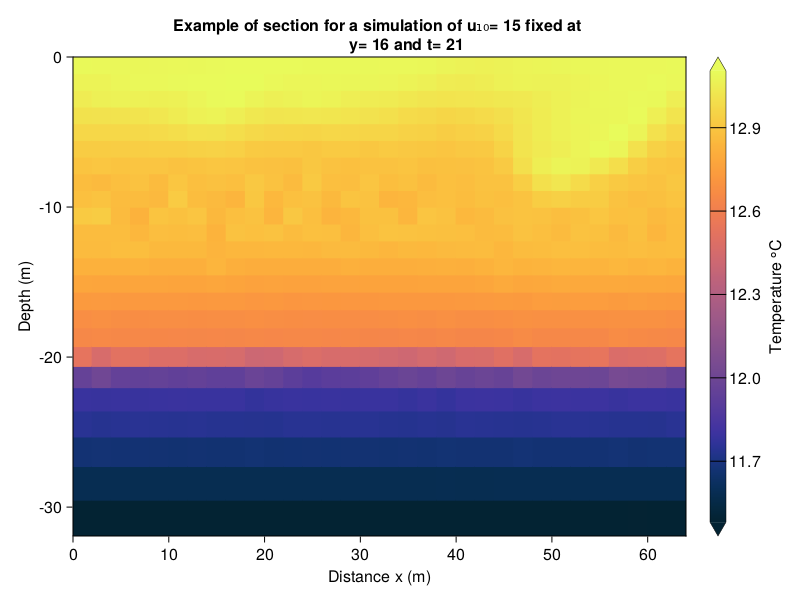

Here is the Julia script that generated this plot:
#=
Info: Example from README to learn how to make sections and load the parameters of a simulation (ex: wind speed)
Imput: Simulations (.jld2) located at "DWF_model\data"
=#
 
using DrWatson
@quickactivate

include(joinpath(@__DIR__, "..", "plots_functions.jl"))

file_names=["3WM_u₁₀=15_S=35.0-35.0-35.0_dTdz=0.04_T=13.18-13.38-12.71_dim=2D_t=1200.0",
"3WM_u₁₀=0_S=37.95-38.54-38.41_dTdz=0.01_T=13.18-13.38-12.71_dim=2D_t=86400.0"]

results = load_files.(file_names)

variable_plot=define_AOI(:, 16, :, 21)  #because its a section two dimensions must not be fixed
simulation_parameters=read_parameters.(file_names)  #Dict() with the parameters of both simulations

##
themes=
    Theme(
        colormap= cgrad(:thermal),
        Axis = (
            xlabel="Distance x (m)",
            ylabel="Depth (m)",
            title = "Example of section for a simulation of u₁₀= 15 fixed at 
            y= $(variable_plot[:y]) and t= $(variable_plot[:t])"
            ),
            
        #Other objects such as the Colorbar can be also costumized
        Colorbar=(label = "Temperature ᵒC",ticksize=16, tickalign=1, spinewidth=0.5)
         
)  

with_theme(themes) do
    
    my_section=section(results[1][:xT],results[1][:zT],variable_plot[:data][1],[1,1],true)

    Colorbar(fig[1,2], my_section)
    
end

fig
